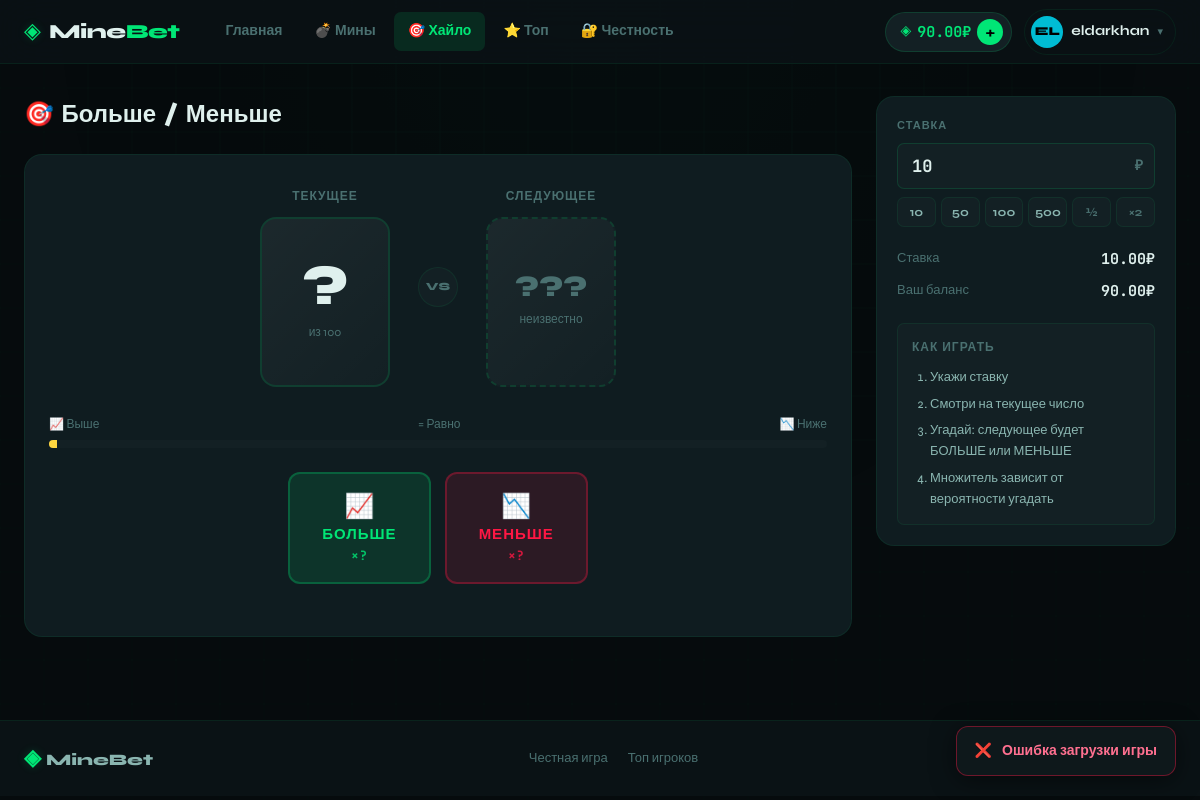
/index.php?page=hilo (signed in), run on the app's committed database.
### tables this page shows
CREATE TABLE users (
        id           INTEGER PRIMARY KEY AUTOINCREMENT,
        username     TEXT    UNIQUE NOT NULL,
        email        TEXT    UNIQUE NOT NULL,
        password     TEXT    NOT NULL,
        balance      REAL    DEFAULT 0.0,
        ref_code     TEXT    UNIQUE NOT NULL,
        referred_by  INTEGER DEFAULT NULL,
        avatar_color TEXT    DEFAULT '#00e676',
        total_wagered REAL   DEFAULT 0.0,
        total_won     REAL   DEFAULT 0.0,
        games_played  INTEGER DEFAULT 0,
        created_at   DATETIME DEFAULT CURRENT_TIMESTAMP,
        last_login   DATETIME DEFAULT NULL,
        FOREIGN KEY (referred_by) REFERENCES users(id)
    );

### includes/auth.php (called while the page is built, shortened)
<?php
require_once __DIR__ . '/db.php';
function is_logged_in(): bool {
    return !empty($_SESSION['user_id']);
}
function current_user(): ?array {
    return db_fetch("SELECT * FROM users WHERE id = ?", [$_SESSION['user_id']]);
}

### includes/db.php (called while the page is built, shortened)
<?php
function get_db(): PDO {
    $pdo = new PDO('sqlite:' . DB_FILE);
    $pdo->setAttribute(PDO::ATTR_ERRMODE,            PDO::ERRMODE_EXCEPTION);
    $pdo->setAttribute(PDO::ATTR_DEFAULT_FETCH_MODE, PDO::FETCH_ASSOC);
    $pdo->exec('PRAGMA journal_mode=WAL; PRAGMA foreign_keys=ON;');
    return $pdo;
}
function db_fetch(string $sql, array $params = []): ?array {
    $s = get_db()->prepare($sql);
    $s->execute($params);
    return $s->fetch() ?: null;
}

### includes/helpers.php (called while the page is built, shortened)
<?php
function fmt_money(mixed $n): string {
    return number_format((float)($n ?? 0), 2, '.', ' ');
}
function esc(mixed $s): string {
    return htmlspecialchars((string)$s, ENT_QUOTES | ENT_SUBSTITUTE, 'UTF-8');
}
function avatar_initials(string $username): string {
    return strtoupper(substr($username, 0, 2));
}

### pages/hilo.php (the view, shortened to what this page needs)
<div class="game-page" id="hiloPage">
  <div class="game-layout">
    <div class="game-main">
      <div class="game-header">
        <h1 class="game-title">🎯 Больше / Меньше</h1>
      </div>
      <div class="hilo-arena">
        <div class="hilo-cards-row">
          <div class="hilo-card-wrap">
            <div class="hilo-label">Текущее</div>
            <div class="hilo-card" id="hiloCard1">
              <div class="hc-inner">
                <span class="hc-number" id="hiloNum1">?</span>
                <span class="hc-sub">из 100</span>
              </div>
            </div>
          </div>
          <div class="hilo-vs">
            <div class="hilo-vs-icon" id="hiloVsIcon">VS</div>
          </div>
          <div class="hilo-card-wrap">
            <div class="hilo-label">Следующее</div>
            <div class="hilo-card hilo-card--mystery" id="hiloCard2">
              <div class="hc-inner">
                <span class="hc-number hc-mystery" id="hiloNum2">???</span>
                <span class="hc-sub">неизвестно</span>
              </div>
            </div>
          </div>
        </div>
        <div class="hilo-prob-bar">
          <div class="hpb-label">
            <span id="hpb-higher">📈 Выше</span>
            <span id="hpb-equal">= Равно</span>
            <span id="hpb-lower">📉 Ниже</span>
          </div>
          <div class="hpb-track">
            <div class="hpb-segment hpb-seg-equal" id="hpbEqual" style="width:1%"></div>
          </div>
        </div>
        <div class="hilo-btns" id="hiloBtns">
          <button class="btn btn-hilo-higher" id="hiloHigherBtn" onclick="hiloPlay('higher')">
            <span class="hlb-icon">📈</span>
            <span class="hlb-text">БОЛЬШЕ</span>
            <span class="hlb-mult" id="hiloHigherMult">×?</span>
          </button>
          <button class="btn btn-hilo-lower" id="hiloLowerBtn" onclick="hiloPlay('lower')">
            <span class="hlb-icon">📉</span>
            <span class="hlb-text">МЕНЬШЕ</span>
            <span class="hlb-mult" id="hiloLowerMult">×?</span>
          </button>
        </div>
      </div>
    </div>
    <div class="game-controls">
      <div class="ctrl-section">
        <label class="ctrl-label">Ставка</label>
        <div class="bet-input-group">
          <input type="number" id="hiloBet" class="bet-input" value="10" min="1" max="50000" step="1">
          <span class="bet-currency">₽</span>
        </div>
        <div class="bet-presets">
          <button class="preset-btn" data-game="hilo" data-amount="10">10</button>
          <button class="preset-btn" data-game="hilo" data-amount="50">50</button>
          <button class="preset-btn" data-game="hilo" data-amount="100">100</button>
          <button class="preset-btn" data-game="hilo" data-amount="500">500</button>
          <button class="preset-btn preset-half" data-game="hilo" data-action="half">½</button>
          <button class="preset-btn preset-double" data-game="hilo" data-action="double">×2</button>
        </div>
      </div>
      <div class="ctrl-stats">
        <div class="cs-row">
          <span class="cs-label">Ставка</span>
          <span class="cs-val" id="hiloDisplayBet">10.00₽</span>
        </div>
        <div class="cs-row">
          <span class="cs-label">Ваш баланс</span>
          <span class="cs-val" id="hiloBalance"><?= fmt_money((float)($user['balance'] ?? 0)) ?>₽</span>
        </div>
      </div>
      <div class="howto-block">
        <div class="howto-title">Как играть</div>
        <ol class="howto-list">
          <li>Укажи ставку</li>
          <li>Смотри на текущее число</li>
          <li>Угадай: следующее будет БОЛЬШЕ или МЕНЬШЕ</li>
          <li>Множитель зависит от вероятности угадать</li>
        </ol>
      </div>
    </div>
  </div>
</div>

### includes/layout_head.php (shortened to what this page needs)
<!DOCTYPE html>
<html lang="ru">
<head>
<link rel="stylesheet" href="/assets/css/main.css">
</head>
<body>
<div id="toastContainer" aria-live="polite"></div>
<header class="site-header" id="siteHeader">
  <div class="header-inner">
    <a href="/index.php?page=home" class="logo">
      <span class="logo-icon">◈</span>
      <span class="logo-text">Mine<em>Bet</em></span>
    </a>
    <nav class="main-nav" id="mainNav">
      <a href="/index.php?page=home"  class="nav-link <?= $page==='home'?'active':'' ?>">Главная</a>
      <a href="/index.php?page=mines" class="nav-link <?= $page==='mines'?'active':'' ?>">💣 Мины</a>
      <a href="/index.php?page=hilo"  class="nav-link <?= $page==='hilo'?'active':'' ?>">🎯 Хайло</a>
      <a href="/index.php?page=top"   class="nav-link <?= $page==='top'?'active':'' ?>">⭐ Топ</a>
      <a href="/index.php?page=fair"  class="nav-link <?= $page==='fair'?'active':'' ?>">🔐 Честность</a>
    </nav>
    <div class="header-right">
      <?php if ($user && !empty($user['id'])): ?>
        <div class="balance-pill">
          <span class="balance-icon">◈</span>
          <span class="balance-val" id="headerBalance"><?= fmt_money((float)($user['balance'] ?? 0)) ?>₽</span>
          <a href="/index.php?page=wallet" class="balance-add" title="Пополнить">+</a>
        </div>
        <div class="user-menu" id="userMenuTrigger">
          <div class="avatar" style="--acolor:<?= esc($user['avatar_color'] ?? '#00e676') ?>"><?= avatar_initials($user['username'] ?? '??') ?></div>
          <span class="uname"><?= esc($user['username'] ?? '') ?></span>
          <span class="chevron">▾</span>
        </div>
      <?php else: ?>
        <a href="/index.php?page=login"    class="btn btn-ghost btn-sm">Войти</a>
        <a href="/index.php?page=register" class="btn btn-green btn-sm">Регистрация</a>
      <?php endif; ?>
    </div>
  </div>
</header>
<main class="site-main" id="siteMain">

### data on the page
users: balance "90.00", username "EL", username "eldarkhan"
